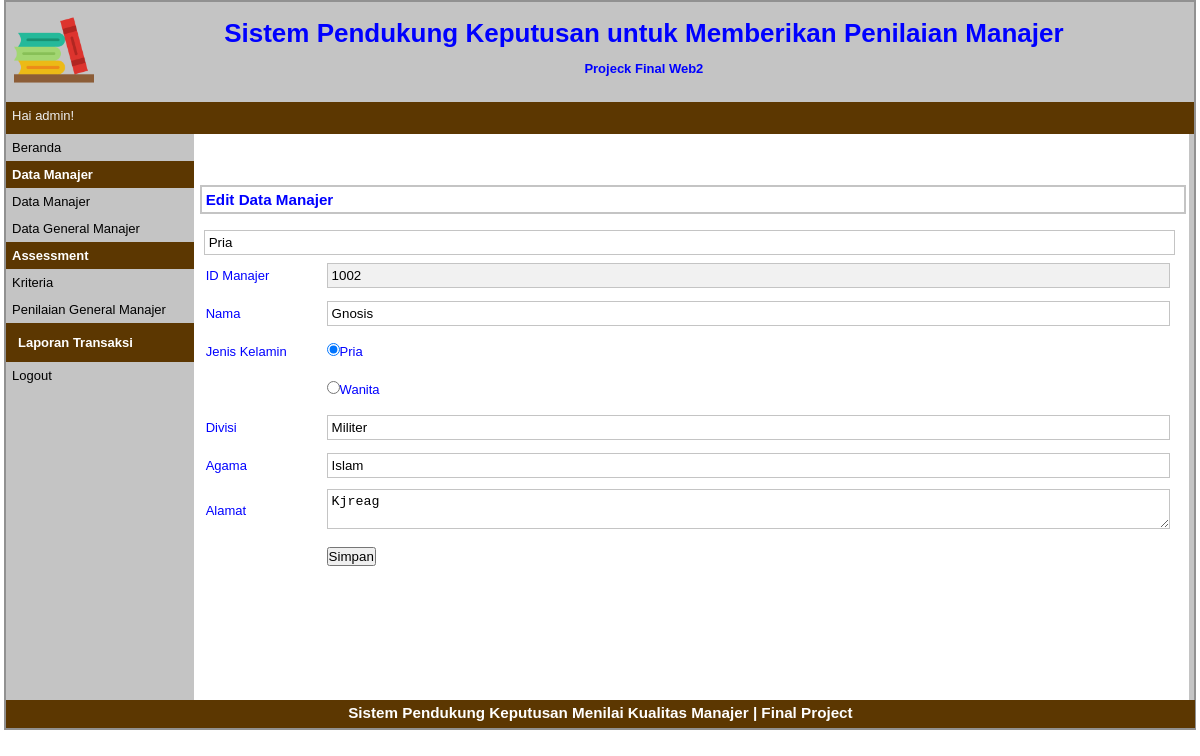
/halaman-admin.php?p=manajer-edit&id=1002 (signed in), run on an earlier commit of the app's database.
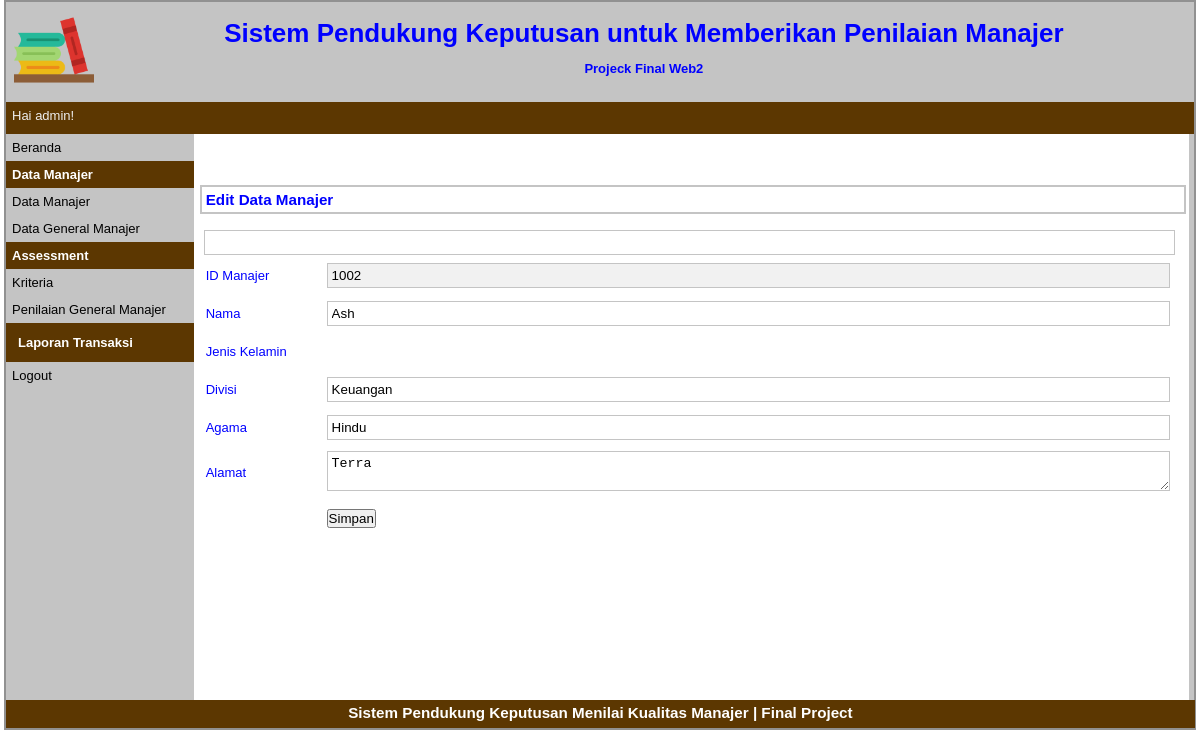
And on a later commit of the database.
### tables this page shows
CREATE TABLE `tb_manajer` (
  `id_mnj` int(255) NOT NULL,
  `nama` varchar(30) NOT NULL,
  `divisi` varchar(255) NOT NULL,
  `jeniskelamin` varchar(10) NOT NULL,
  `alamat` varchar(40) NOT NULL,
  `agama` varchar(20) NOT NULL
);

### pages/manajer-edit.php (the view)
<?php
	$id_mnj=$_GET['id'];
	$q_tampil_mnj=mysqli_query($db,"SELECT * FROM tb_manajer WHERE id_mnj='$id_mnj'");
	$r_tampil_mnj=mysqli_fetch_array($q_tampil_mnj);
?>
<div id="label-page"><h3>Edit Data Manajer</h3></div>
<div id="content">
	<form action="proses/manajer-edit-proses.php" method="post" enctype="multipart/form-data">
	<table id="tabel-input">
		<tr>
			<td class="label-formulir">ID Manajer</td>
			<td class="isian-formulir"><input type="text" name="id_manajer" value="<?php echo $r_tampil_mnj['id_mnj']; ?>" readonly="readonly" class="isian-formulir isian-formulir-border warna-formulir-disabled"></td>
		</tr>
		<tr>
			<td class="label-formulir">Nama</td>
			<td class="isian-formulir"><input type="text" name="nama" value="<?php echo $r_tampil_mnj['nama']; ?>" class="isian-formulir isian-formulir-border"></td>
		</tr>
		<tr>
			<td class="label-formulir">Jenis Kelamin</td>
			<?php
			if($r_tampil_mnj['jeniskelamin']=="Pria")
			{
				echo "<td class='isian-formulir'><input type='radio' name='jenis_kelamin' value='Pria' checked>Pria</label></td>
					</tr>
		<tr>
			<td class='label-formulir'></td>
			<td class='isian-formulir'><input type='radio' name='jenis_kelamin' value='Wanita'>Wanita</td>";
			}
			elseif($r_tampil_mnj['jeniskelamin']=="Wanita")
			{
				echo "<td class='isian-formulir'><input type='radio' name='jenis_kelamin' value='Pria'>Pria</label></td>
					</tr>
		<tr>
			<td class='label-formulir'></td>
			<td class='isian-formulir'><input type='radio' name='jenis_kelamin' value='Wanita' checked>Wanita</td>";
			}
			?>
			<input type="text" name="jenis_kelamin" value="<?php echo $r_tampil_mnj['jeniskelamin']; ?>" class="isian-formulir isian-formulir-border"></td>
		</tr>
		<tr>
			<td class="label-formulir">Divisi</td>
			<td class="isian-formulir"><input type="text" name="divisi" value="<?php echo $r_tampil_mnj['divisi']; ?>" class="isian-formulir isian-formulir-border"></td>
		</tr>
		<tr>
			<td class="label-formulir">Agama</td>
			<td class="isian-formulir"><input type="text" name="agama" value="<?php echo $r_tampil_mnj['agama']; ?>" class="isian-formulir isian-formulir-border"></td>
		</tr>
		<tr>
			<td class="label-formulir">Alamat</td>
			<td class="isian-formulir"><textarea rows="2" cols="40" name="alamat" class="isian-formulir isian-formulir-border"><?php echo $r_tampil_mnj['alamat']; ?></textarea></td>
		</tr>
		<tr>
			<td class="label-formulir"></td>
			<td class="isian-formulir"><input type="submit" name="simpan" value="Simpan" id="tombol-simpan"></td>
		</tr>
	</table>
	</form>
</div>

What changed in the data, as far as the page shows it:
changed tb_manajer id 1002: nama "Gnosis" → "Ash"; divisi "Militer" → "Keuangan"; agama "Islam" → "Hindu"; alamat "Kjreag" → "Terra"; jeniskelamin "Pria" → empty (drawn); jenis_kelamin "Pria" → (not shown)
Also different on the page:
form field jenis_kelamin: "☑" → (not shown)
form field jenis_kelamin: "☐" → (not shown)
text no longer shown: "Pria Wanita"
